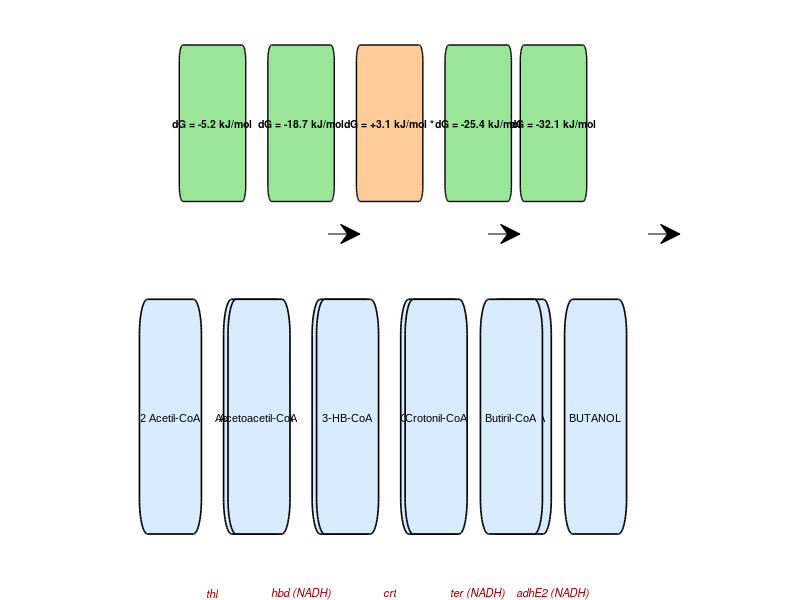
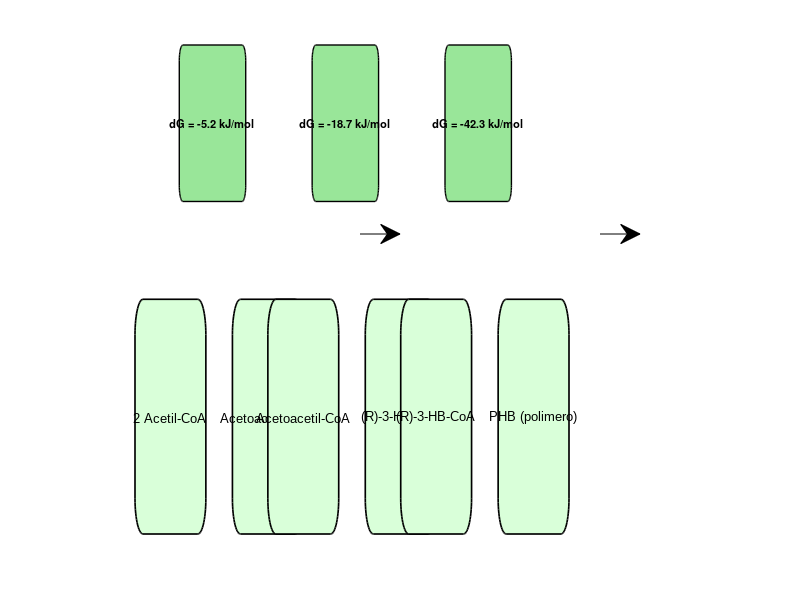

Reproduce these figures in MATLAB, in order.
%% ========================================================================
%  FIGURAS 11 y 12 - VIAS METABOLICAS BUTANOL Y PHA
%  ========================================================================

%% ---- FIGURA 9: Via Metabolica ABE (Butanol) ----
figure('Position', [100 100 1200 500]);
axis off; hold on;

reacciones = {
    '2 Acetil-CoA', 'Acetoacetil-CoA', 'thl', -5.2, 0.15, 0.6;
    'Acetoacetil-CoA', '3-HB-CoA', 'hbd (NADH)', -18.7, 0.35, 0.6;
    '3-HB-CoA', 'Crotonil-CoA', 'crt', 3.1, 0.55, 0.6;
    'Crotonil-CoA', 'Butiril-CoA', 'ter (NADH)', -25.4, 0.75, 0.6;
    'Butiril-CoA', 'BUTANOL', 'adhE2 (NADH)', -32.1, 0.92, 0.6;
};

for i = 1:size(reacciones,1)
    sust = reacciones{i,1}; prod = reacciones{i,2}; enz = reacciones{i,3};
    dG = reacciones{i,4}; xpos = reacciones{i,5};
    
    rectangle('Position', [xpos-0.07, 0.55, 0.14, 0.12], 'Curvature', 0.3, ...
        'FaceColor', [0.85 0.92 1], 'EdgeColor', 'k', 'LineWidth', 1.2);
    text(xpos, 0.61, sust, 'HorizontalAlignment', 'center', 'FontSize', 8, 'FontName', 'Arial');
    
    rectangle('Position', [xpos+0.12, 0.55, 0.14, 0.12], 'Curvature', 0.3, ...
        'FaceColor', [0.85 0.92 1], 'EdgeColor', 'k', 'LineWidth', 1.2);
    text(xpos+0.19, 0.61, prod, 'HorizontalAlignment', 'center', 'FontSize', 8, 'FontName', 'Arial');
    
    if dG < 0
        fc = [0.6 0.9 0.6];
        txt_dG = sprintf('dG = %.1f kJ/mol', dG);
    else
        fc = [1 0.8 0.6];
        txt_dG = sprintf('dG = +%.1f kJ/mol *', dG);
    end
    
    rectangle('Position', [xpos+0.02, 0.72, 0.15, 0.08], 'Curvature', 0.2, ...
        'FaceColor', fc, 'EdgeColor', 'k', 'LineWidth', 1);
    text(xpos+0.095, 0.76, txt_dG, 'HorizontalAlignment', 'center', 'FontSize', 7.5, 'FontWeight', 'bold');
    
    text(xpos+0.095, 0.52, enz, 'HorizontalAlignment', 'center', 'FontSize', 8, ...
        'FontAngle', 'italic', 'Color', [0.6 0 0]);
    
    if i < size(reacciones,1)
        annotation('arrow', [xpos+0.26 xpos+0.30], [0.61 0.61]);
    end
end

text(0.5, 0.95, 'Via Metabolica ABE - Produccion de Butanol en S. cerevisiae', ...
    'HorizontalAlignment', 'center', 'FontSize', 13, 'FontWeight', 'bold', 'FontName', 'Arial');
text(0.5, 0.90, sprintf('Balance redox: -3 NADH/butanol | Cuello de botella: crt (dG = +3.1 kJ/mol)'), ...
    'HorizontalAlignment', 'center', 'FontSize', 10, 'Color', [0.8 0 0]);
text(0.95, 0.05, 'Origenes: C. acetobutylicum (thl,hbd,crt,adhE2), T. denticola (ter), E. coli (yqhD)', ...
    'HorizontalAlignment', 'right', 'FontSize', 8, 'FontAngle', 'italic');
legend('off');
saveas(gcf, 'Fig11_Via_Metabolica_Butanol_dG.png');

%% ---- FIGURA 10: Via Metabolica PHA (Bioplastico) ----
figure('Position', [100 100 1000 500]);
axis off; hold on;

reacciones_pha = {
    '2 Acetil-CoA', 'Acetoacetil-CoA', 'phaA', -5.2, 0.15, 0.6;
    'Acetoacetil-CoA', '(R)-3-HB-CoA', 'phaB (NADPH)', -18.7, 0.45, 0.6;
    '(R)-3-HB-CoA', 'PHB (polimero)', 'phaC', -42.3, 0.75, 0.6;
};

for i = 1:size(reacciones_pha,1)
    sust = reacciones_pha{i,1}; prod = reacciones_pha{i,2}; enz = reacciones_pha{i,3};
    dG = reacciones_pha{i,4}; xpos = reacciones_pha{i,5};
    
    rectangle('Position', [xpos-0.08, 0.55, 0.16, 0.12], 'Curvature', 0.3, ...
        'FaceColor', [0.85 1 0.85], 'EdgeColor', 'k', 'LineWidth', 1.2);
    text(xpos, 0.61, sust, 'HorizontalAlignment', 'center', 'FontSize', 9, 'FontName', 'Arial');
    
    rectangle('Position', [xpos+0.14, 0.55, 0.16, 0.12], 'Curvature', 0.3, ...
        'FaceColor', [0.85 1 0.85], 'EdgeColor', 'k', 'LineWidth', 1.2);
    text(xpos+0.22, 0.61, prod, 'HorizontalAlignment', 'center', 'FontSize', 9, 'FontName', 'Arial');
    
    fc = [0.6 0.9 0.6];
    txt_dG = sprintf('dG = %.1f kJ/mol', dG);
    
    rectangle('Position', [xpos+0.02, 0.72, 0.15, 0.08], 'Curvature', 0.2, ...
        'FaceColor', fc, 'EdgeColor', 'k', 'LineWidth', 1);
    text(xpos+0.095, 0.76, txt_dG, 'HorizontalAlignment', 'center', 'FontSize', 8, 'FontWeight', 'bold');
    
    text(xpos+0.095, 0.50, enz, 'HorizontalAlignment', 'center', 'FontSize', 9, ...
        'FontAngle', 'italic', 'Color', [0 0.4 0.6]);
    
    if i < size(reacciones_pha,1)
        annotation('arrow', [xpos+0.30 xpos+0.35], [0.61 0.61]);
    end
end

text(0.5, 0.95, 'Via Metabolica PHA - Bioplastico en S. cerevisiae', ...
    'HorizontalAlignment', 'center', 'FontSize', 13, 'FontWeight', 'bold', 'FontName', 'Arial');
text(0.5, 0.90, sprintf('Balance redox: -1 NADPH/monomero | Sinergia: phaA = thl (compartido con via butanol)'), ...
    'HorizontalAlignment', 'center', 'FontSize', 10, 'Color', [0 0.4 0.6]);
text(0.95, 0.05, 'Origen: Cupriavidus necator (phaA, phaB, phaC, phaCBP-M-CPF4)', ...
    'HorizontalAlignment', 'right', 'FontSize', 9, 'FontAngle', 'italic');
legend('off');
saveas(gcf, 'Fig12_Via_Metabolica_PHA_dG.png');

close all;
fprintf('  -> Figuras 9, 10 generadas.\n');
